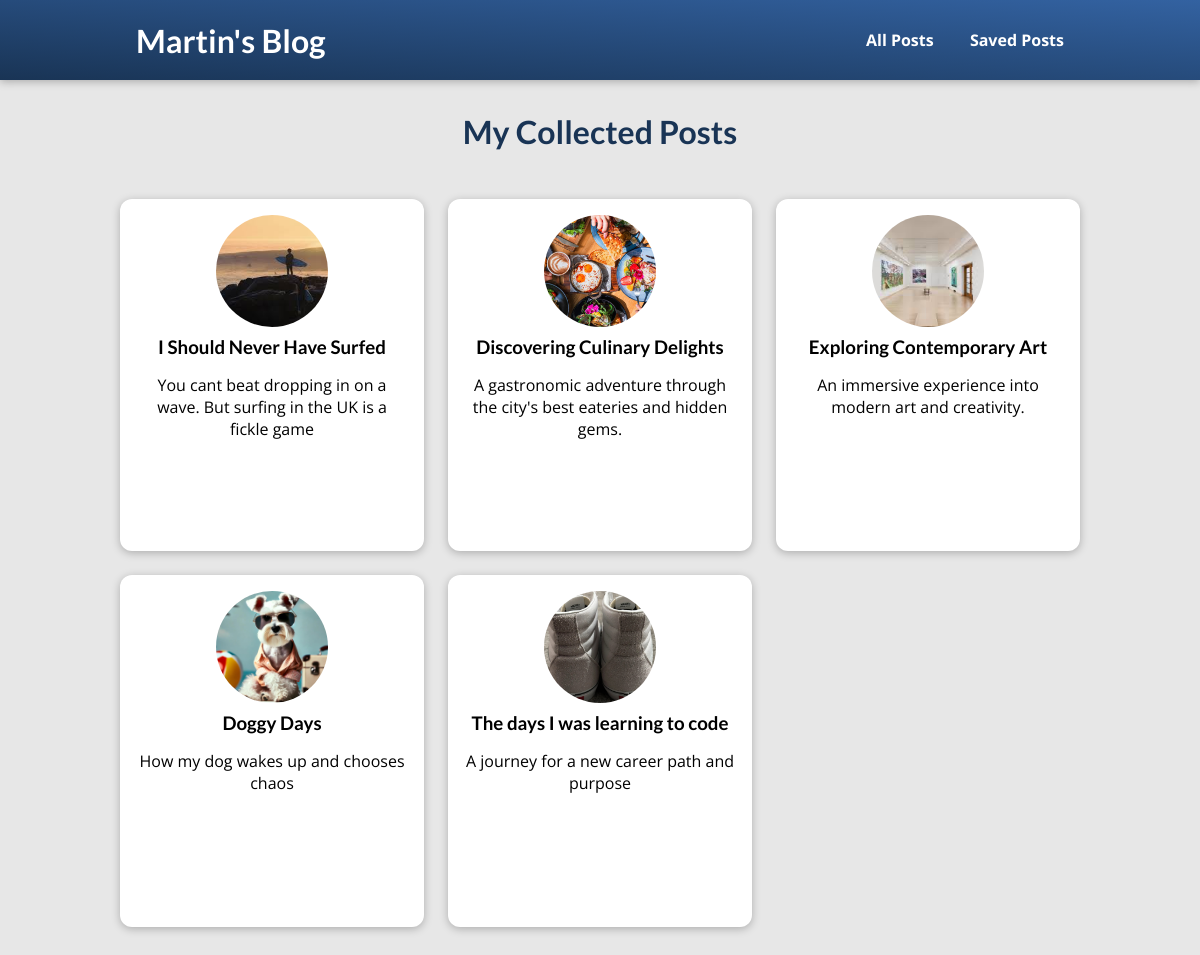
The page /posts on the database its author committed.
### blog/models.py (models this page shows, shortened)
class Post(models.Model):
    title = models.CharField(max_length=100)
    excerpt = models.CharField(max_length=200)
    image = models.ImageField(upload_to="posts", null=True) # ImageField to handle image uploads. Nullable due to existing data
    date = models.DateField(auto_now=True)
    slug = models.SlugField(unique=True, db_index=True) # Unique slug for URL references title
    content = models.TextField()
    author = models.ForeignKey(Author, on_delete=models.SET_NULL, null=True, related_name="posts") # Foreign key relationship with Author
    tags = models.ManyToManyField(Tag) # Many-to-many relationship with Tag
    class Meta:
        verbose_name_plural = "Posts"

### blog/views.py (the view)
# urls.py: path("posts", views.AllPostsView.as_view(), name="post-page"), # All blog posts
class AllPostsView(ListView): #replaces posts function-based view
    template_name = "blog/all-posts.html"
    model = Post
    context_object_name = "all_posts"
    ordering = ["-date"] #Fetch all posts from the database ordered by date descending

### blog/templates/blog/all-posts.html (shortened to what this page needs)
{% extends "base.html" %}
{% load static %}
{% block css_files %}
    <link rel="stylesheet" href="{% static 'blog/post.css' %}">
    <link rel="stylesheet" href="{% static 'blog/all-posts.css' %}">
{% endblock %}
{% block content %}
    <section id="all-posts">
        <h2>My Collected Posts</h2>
        <ul>
           {% for post in all_posts %}
               {% include "blog/inlcudes/post.html" %}
           {% endfor %}
        </ul>
    </section>
{% endblock %}

### blog/templates/blog/inlcudes/post.html
<li>
    <article class="post">
        <a href="{% url "post-detail" post.slug %}">
            <img src="{{ post.image.url }}" alt="{{ post.title }}">
            <div class="post_content">
                <h3>{{ post.title }}</h3>
                <p>
                    {{ post.excerpt }}
                </p>
            </div>
        </a>
    </article>
</li>

### static/app.css (style rules this page uses)
* { box-sizing: border-box; }
html { font-family: 'Open Sans', 'Lato', sans-serif; }
body { margin: 0; }
h1, h2, h3 { font-family: 'Lato', sans-serif; font-weight: bold; }

### blog/static/blog/post.css (style rules this page uses)
.post { display: flex; flex-direction: column; align-items: center; text-align: center; }
.post a { text-decoration: none; color: black; transition: all 0.2s ease; padding: 1rem; }
.post img { width: 5rem; height: 5rem; object-fit: cover; border-radius: 50%; }
.post h3 { margin: 0.25rem 0; }

### blog/static/blog/all-posts.css (style rules this page uses)
body { background-color: #e7e7e7; }
#all-posts { margin: 7rem auto; width: 90%; max-width: 60rem; }
#all-posts h2 { text-align: center; font-size: 2rem; color: #193455; margin: 3rem 0; }
ul { list-style: none; margin: 0; padding: 0; display: grid; grid-template-columns: repeat(auto-fill, minmax(17rem, 1fr)); gap: 1.5rem; }
.post img { width: 7rem; height: 7rem; }
.post a { height: 22rem; transform-origin: center; box-shadow: 0 2px 8px rgba(0, 0, 0, 0.25); border-radius: 12px; background-color: white; }

### rows shown on the page
Post: image (picture), title "I Should Never Have Surfed", excerpt "You cant beat dropping in on a wave. But surfing in the UK is a fickle game"
Post: image (picture), title "Discovering Culinary Delights", excerpt "A gastronomic adventure through the city's best eateries and hidden gems."
Post: image (picture), title "Exploring Contemporary Art", excerpt "An immersive experience into modern art and creativity."
Post: image (picture), title "Doggy Days", excerpt "How my dog wakes up and chooses chaos"
Post: image (picture), title "The days I was learning to code", excerpt "A journey for a new career path and purpose"
